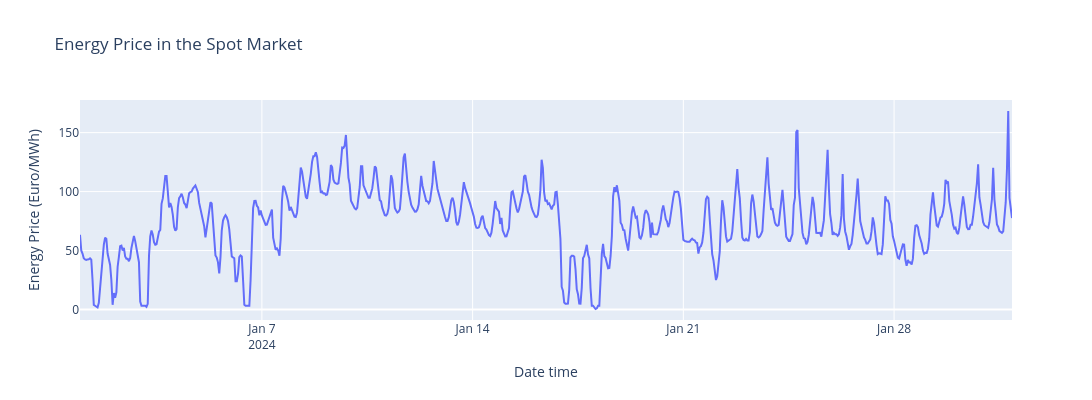

Source (notebook cell):
### Markdown cell above
From the graph above, we can observe a pattern where market prices become cheaper when there is a peak in solar production. There is also an inverse correlation between market prices and wind power production. When wind power generation increases, market prices tend to decline. Conversely, when wind power production decreases, market prices begin to rise.

This suggests that operation of solar plant and wind power plant lower the Energy Spot Market Price.

The nuclear power, represented by the green line, shows a trough between January 17 and January 19. It is likely that two of the three nuclear generators were shut down during this period, which explains the decline in nuclear energy generation.

### Code cell
# plot energy price in the sport market
Energy_type = df.name.unique()
fig = go.Figure()
for idx, data in df.groupby(['name']):
    idx_name = idx[0] if isinstance(idx, tuple) else idx
    if idx_name == 'Mercado SPOT':
        fig.add_trace(go.Scatter(
            x= data['datetime'],
            y = data['value'],
            name = str(idx_name)
        ))

fig.update_layout(
    xaxis_title = 'Date time',
    yaxis_title = 'Energy Price (Euro/MWh)',
    title = 'Energy Price in the Spot Market',
    width = 1200,
    height = 400
)  
fig.show()

### Figure 1 — Plotly figure (JSON) as saved in the notebook; plotly's stock layout.template omitted (floating-point values rounded to 4 significant figures; data arrays with more than 128 entries replaced by an {"elided": "..."} marker saying what was removed)
{"data": [{"name": "Mercado SPOT", "type": "scatter", "x": {"elided": "744 str values"}, "y": {"elided": "744 float values"}}], "layout": {"height": 400, "title": {"text": "Energy Price in the Spot Market"}, "width": 1200, "xaxis": {"title": {"text": "Date time"}}, "yaxis": {"title": {"text": "Energy Price (Euro/MWh)"}}}}
